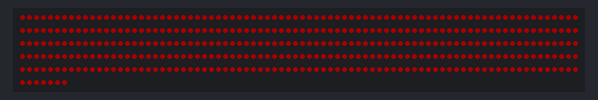
Bench run of a sketch on a simulated Arduino Uno, built with avr-gcc and run on an emulated ATmega328P. Shown: 407 RGB LEDs in strip order, left to right, continuing on the next row. Dim RGB values are drawn brighter than linear.

Above: at 0.1 s.

The sketch:

LED_MAX_pravki.ino
```cpp
#include "FastLED.h"          // библиотека для работы с лентой

#define LED_COUNT 407        // число светодиодов в кольце/ленте
#define LED_DT 9           // пин, куда подключен DIN ленты

int max_bright = 255;         // максимальная яркость (0 - 255)
unsigned long timing;

int BOTTOM_INDEX = 0;        // светодиод начала отсчёта
int TOP_INDEX = int(LED_COUNT / 2);
int EVENODD = LED_COUNT % 2;
struct CRGB leds[LED_COUNT];
int ledsX[LED_COUNT][3];     //-ARRAY FOR COPYING WHATS IN THE LED STRIP CURRENTLY (FOR CELL-AUTOMATA, MARCH, ETC)
int time1 = 100;
int thissat = 255;           //-FX LOOPS DELAY VAR


void one_color_all(int cred, int cgrn, int cblu) {       //-SET ALL LEDS TO ONE COLOR
  for (int i = 0 ; i < LED_COUNT; i++ ) {
    leds[i].setRGB( cred, cgrn, cblu);
  }
}

void one_color_allHSV(int ahue) {    //-SET ALL LEDS TO ONE COLOR (HSV)
  for (int i = 0 ; i < LED_COUNT; i++ ) {
    leds[i] = CHSV(ahue, thissat, 255);
  }
}

void second_speed(int x, int x1) {

  int n = x - 80;

  for (n; n < (x1 + 80) ; n++ ) {
  //Serial.print(n);
    int light = 94;

    for (int k = n; k < (n + 80); k++) {

      light = light + 2;

      if (k > 0 && k < 407) {
        leds[k] = CHSV(0, thissat, light);
      }
    }
    if (n > -78 && n < 325) {
      leds[n + 79].setRGB(255, 255, 255);
      leds[n + 80].setRGB(200, 200, 200);
    }
    LEDS.show();


    if (n > -60 && n < 17) {
      if (n < (-60 + 5)) {
        time1 = time1 - 1;
      } else if (n > (17 - 5)) {
        time1 = time1 + 1;
      } else {
        time1 = 2;
      }
    } else if (n > 125 && n < 365) {
      if (n < (125 + 5)) {
        time1 = time1 - 1;
      } else if (n > (365 - 5)) {
        time1 = time1 + 1;
      } else {
        time1 = 2;
      }
    } else {
      time1 = 13;
    }

    //delay(time1);
    timing = millis();
    while (millis() - timing < time1) {
    }
  }
  int time1 = 17;
}


void setup()
{
  //Serial.begin(9600);
  LEDS.setBrightness(max_bright);  // ограничить максимальную яркость

  LEDS.addLeds<WS2811, LED_DT, GRB>(leds, LED_COUNT);  // настрйоки для нашей ленты (ленты на WS2811, WS2812, WS2812B)
  one_color_all(40, 0, 0);          // подсетка всех светодиодов
  LEDS.show();                     // отослать команду
}

void loop() {
  second_speed(0, 407);
  delay(1000);


}
```
